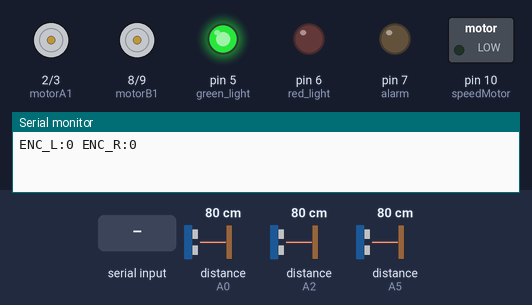
The sketch below on a simulated Arduino Uno, built with avr-gcc and run on an emulated ATmega328P. Parts: motor-driver pin pairs drawn as motors (green arrow = first pin HIGH = forward, orange = second pin HIGH = backward, longer = more drive), switched loads named in the sketch (green lamp = pin HIGH), output pins drawn as LEDs (lit = HIGH), the last lines printed to the serial monitor. Wiring (inferred from the names in the program): 2 × ultrasonic range finder: trigger A1, echo A0 / trigger A3, echo A2. Inputs (shaded band) come from the test bench; at power-on: distance to the obstacle (sensors on A0, A2, A5) 80 cm. The echo pulse lasts 58.3 µs per cm; pins used as bus, display or sensor lines are not drawn.

Above: at 1.2 s.
1.3 s: distance to the obstacle (sensor on A0) set to 56 cm
4.4 s: distance to the obstacle (sensor on A0) set to 46 cm
At 6.2 s:
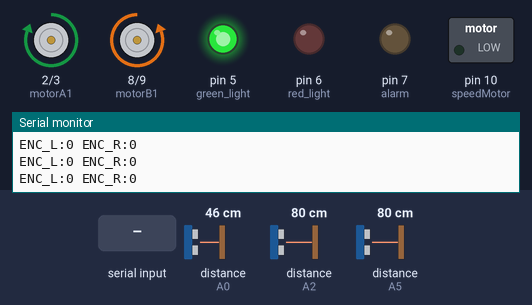
6.9 s: distance to the obstacle (sensor on A2) set to 46 cm
8.9 s: distance to the obstacle (sensor on A2) set to 38 cm
At 11.1 s:
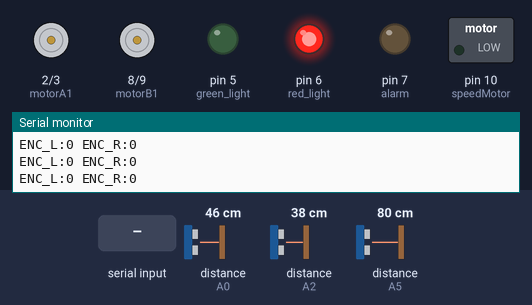
11.4 s: "f:45\n" received over Serial
At 12.2 s:
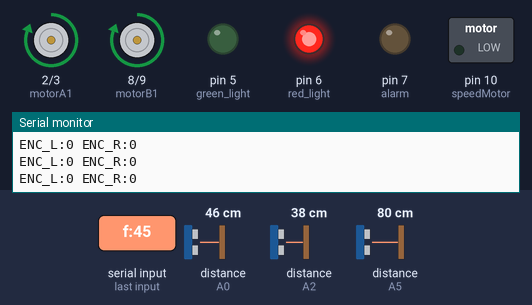
13.9 s: "b:45\n" received over Serial
At 14.8 s:
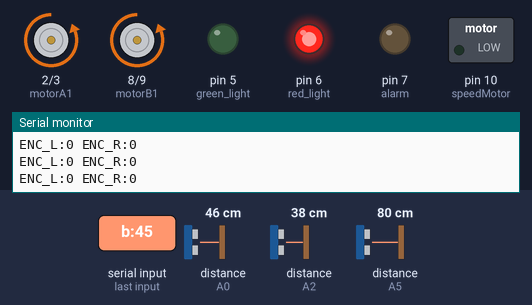
Timing chart, 0 to 16.9 s (numbered marks = the images above; inputs shaded):
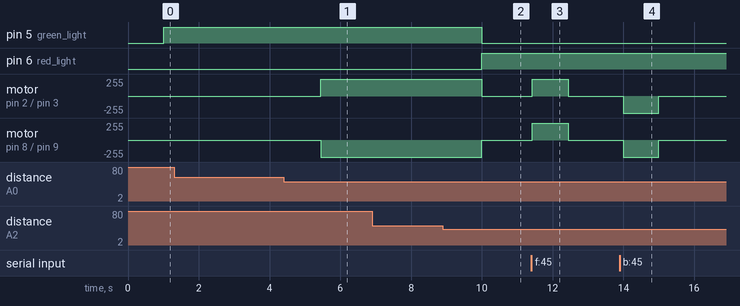

Measured:
- the behaviour switches between 51 and 50 cm on distance to the obstacle (sensor on A0) (found by bisection; images 0 and 1)
- the behaviour switches between 43 and 42 cm on distance to the obstacle (sensor on A2) (found by bisection; images 1 and 2)
- after the input at 4.4 s, motor on pin 2 (motorA1) / pin 3 (motorA2): stopped → forward 255/255 after 1.0 s; motor on pin 8 (motorB1) / pin 9 (motorB2): stopped → backward 255/255 after 1.0 s
- after the input at 8.9 s, pin 5 (green_light): HIGH → LOW after 1.1 s; pin 6 (red_light): LOW → HIGH after 1.1 s; motor on pin 2 (motorA1) / pin 3 (motorA2): forward 255/255 → stopped after 1.1 s; motor on pin 8 (motorB1) / pin 9 (motorB2): backward 255/255 → stopped after 1.1 s
- after the input at 11.4 s, motor on pin 2 (motorA1) / pin 3 (motorA2), motor on pin 8 (motorB1) / pin 9 (motorB2): stopped → forward 255/255 at once, → stopped 1.0 s later
- after the input at 13.9 s, motor on pin 2 (motorA1) / pin 3 (motorA2), motor on pin 8 (motorB1) / pin 9 (motorB2): stopped → backward 255/255 after 0.09 s, → stopped 1.0 s later

The sketch:

new_ultra.ino
```cpp
// -----------------------------
// Pin Definitions
// -----------------------------
#define alarm 7
#define red_light 6
#define green_light 5
#define motorA1 2
#define motorA2 3
#define motorB1 8
#define motorB2 9
#define speedMotor 10

// Ultrasonic Pins
const int trigPinM = A1;
const int echoPinM = A0;
const int trigPinR = A3;
const int echoPinR = A2;
const int trigPinL = A4;
const int echoPinL = A5;

// Encoder Pins
#define leftEncoderPin 18
#define rightEncoderPin 19
volatile long leftTicks = 0;
volatile long rightTicks = 0;

// -----------------------------
// State Variables
// -----------------------------
int threshold_dist = 50;
int distM, distR, distL;
String inputString = "";
bool stringComplete = false;

unsigned long lastCommandTime = 0;
bool manual_override = false;
const unsigned long overrideTimeout = 1000; // 1 second

// -----------------------------
// Setup
// -----------------------------
void setup() {
  Serial.begin(9600);
  inputString.reserve(50);

  pinMode(alarm, OUTPUT);
  pinMode(red_light, OUTPUT);
  pinMode(green_light, OUTPUT);

  pinMode(trigPinM, OUTPUT); pinMode(echoPinM, INPUT);
  pinMode(trigPinR, OUTPUT); pinMode(echoPinR, INPUT);
  pinMode(trigPinL, OUTPUT); pinMode(echoPinL, INPUT);

  pinMode(motorA1, OUTPUT); pinMode(motorA2, OUTPUT);
  pinMode(motorB1, OUTPUT); pinMode(motorB2, OUTPUT);
  pinMode(speedMotor, OUTPUT);

  analogWrite(speedMotor, 0);

  pinMode(leftEncoderPin, INPUT_PULLUP);
  pinMode(rightEncoderPin, INPUT_PULLUP);
  attachInterrupt(digitalPinToInterrupt(leftEncoderPin), countLeft, RISING);
  attachInterrupt(digitalPinToInterrupt(rightEncoderPin), countRight, RISING);
}

// -----------------------------
// Main Loop
// -----------------------------
void loop() {
  unsigned long currentMillis = millis();

  if (stringComplete) {
    processSerialCommand(inputString);
    inputString = "";
    stringComplete = false;
    lastCommandTime = currentMillis;
    manual_override = true;
  }

  if (manual_override && (currentMillis - lastCommandTime > overrideTimeout)) {
    manual_override = false;
  }

  if (!manual_override) {
    readUltrasonics();  // Autonomous obstacle avoidance
  }

  sendEncoderData();
  delay(100); // loop pacing
}

// -----------------------------
// Serial Event
// -----------------------------
void serialEvent() {
  while (Serial.available()) {
    char inChar = (char)Serial.read();
    inputString += inChar;
    if (inChar == '\n') {
      stringComplete = true;
    }
  }
}

// -----------------------------
// Process Incoming Command
// -----------------------------
void processSerialCommand(String cmd) {
  cmd.trim(); // remove newline/whitespace

  if (cmd.length() == 4) {
    char dir = cmd.charAt(0);
    int speed = cmd.substring(1).toInt();
    speed = constrain(speed, 0, 255);
    analogWrite(speedMotor, speed);

    switch (dir) {
      case 'f': Lmotor_forward(); Rmotor_forward(); break;
      case 'b': Lmotor_reverse(); Rmotor_reverse(); break;
      case 'l': Lmotor_reverse(); Rmotor_forward(); break;
      case 'r': Lmotor_forward(); Rmotor_reverse(); break;
      case 's':
      default:
        analogWrite(speedMotor, 0);
        Lmotor_stop(); Rmotor_stop();
        break;
    }
  }
  else if (cmd.startsWith("CMD:")) {
    int sep = cmd.indexOf(':', 4);
    if (sep > 4) {
      int leftDir = cmd.substring(4, sep).toInt();
      int rightDir = cmd.substring(sep + 1).toInt();
      setMotorDirection(leftDir, rightDir);
    }
  }
}

// -----------------------------
// Obstacle Avoidance
// -----------------------------
void readUltrasonics() {
  distM = ultrasonic(trigPinM, echoPinM);
  distR = ultrasonic(trigPinR, echoPinR);
  distL = ultrasonic(trigPinL, echoPinL);

  if (distM < threshold_dist && distR < threshold_dist - 20) {
    Rmotor_forward(); Lmotor_reverse();
  } else if (distM < threshold_dist && distL < threshold_dist - 20) {
    Lmotor_forward(); Rmotor_reverse();
  } else if (distM < threshold_dist) {
    Rmotor_stop(); Lmotor_stop(); Rlight_on(); Glight_off();
  } else {
    Glight_on(); Rlight_off(); alarm_off();
  }
}

// -----------------------------
// Encoder Output
// -----------------------------
void sendEncoderData() {
  Serial.print("ENC_L:"); Serial.print(leftTicks);
  Serial.print(" ENC_R:"); Serial.println(rightTicks);
}

// -----------------------------
// Ultrasonic Measurement
// -----------------------------
int ultrasonic(int trigPin, int echoPin) {
  digitalWrite(trigPin, LOW); delayMicroseconds(2);
  digitalWrite(trigPin, HIGH); delayMicroseconds(10); digitalWrite(trigPin, LOW);
  long duration = pulseIn(echoPin, HIGH);
  int distance = duration * 0.034 / 2;
  return distance;
}

// -----------------------------
// Motor Controls
// -----------------------------
void Rmotor_forward()  { digitalWrite(motorB1, HIGH); digitalWrite(motorB2, LOW); }
void Rmotor_reverse()  { digitalWrite(motorB1, LOW);  digitalWrite(motorB2, HIGH); }
void Rmotor_stop()     { digitalWrite(motorB1, LOW);  digitalWrite(motorB2, LOW); }

void Lmotor_forward()  { digitalWrite(motorA1, HIGH); digitalWrite(motorA2, LOW); }
void Lmotor_reverse()  { digitalWrite(motorA1, LOW);  digitalWrite(motorA2, HIGH); }
void Lmotor_stop()     { digitalWrite(motorA1, LOW);  digitalWrite(motorA2, LOW); }

// -----------------------------
// Lights and Alarm
// -----------------------------
void Glight_on()       { digitalWrite(green_light, HIGH); }
void Glight_off()      { digitalWrite(green_light, LOW); }
void Rlight_on()       { digitalWrite(red_light, HIGH); }
void Rlight_off()      { digitalWrite(red_light, LOW); }
void alarm_on()        { digitalWrite(alarm, HIGH); }
void alarm_off()       { digitalWrite(alarm, LOW); }

// -----------------------------
// Encoder ISRs
// -----------------------------
void countLeft()  { leftTicks++; }
void countRight() { rightTicks++; }

// -----------------------------
// Raw Motor Direction Control
// -----------------------------
void setMotorDirection(int leftDir, int rightDir) {
  if (leftDir > 0) Lmotor_forward();
  else if (leftDir < 0) Lmotor_reverse();
  else Lmotor_stop();

  if (rightDir > 0) Rmotor_forward();
  else if (rightDir < 0) Rmotor_reverse();
  else Rmotor_stop();
}
```
